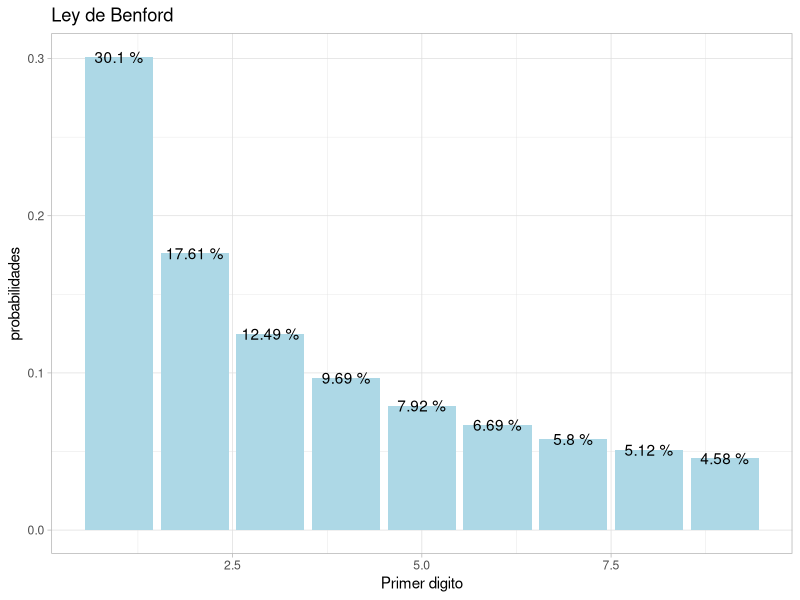

The R script that drew this image:
## Ejercicio en clase
library(tidyverse)

x <- 1:9

logs<- log10((x+1)/x)
sum(logs)


data <- data.frame(cbind(x,logs))

data %>% ggplot(aes(x=x,y=logs))+
  geom_bar(stat = 'identity',fill='lightblue')+
  geom_text(label = paste(round(logs*100,2),'%'))+
  labs(x='Primer digito',y="probabilidades",title="Ley de Benford")+
  theme_light()